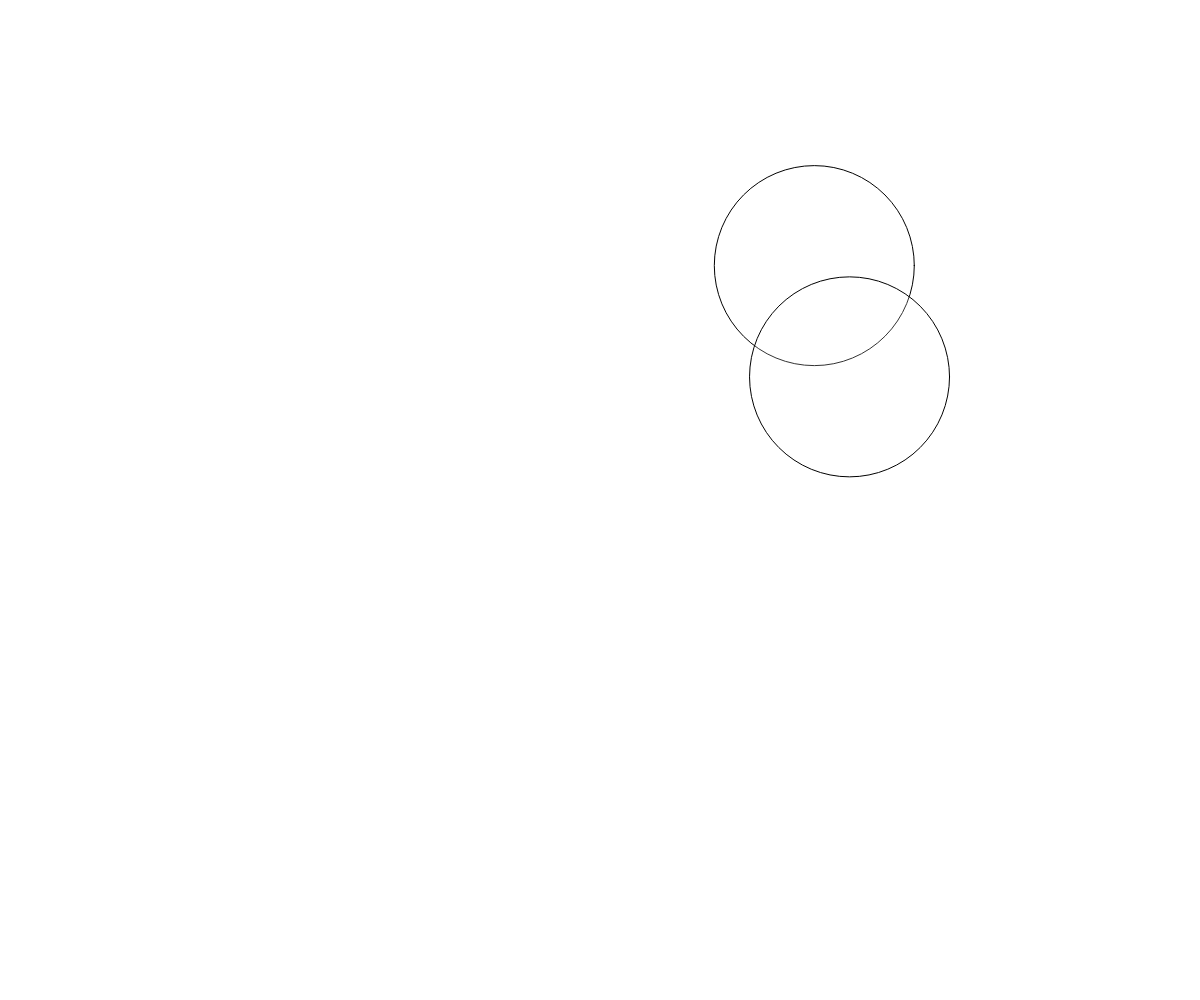
Frame 1 (no input)
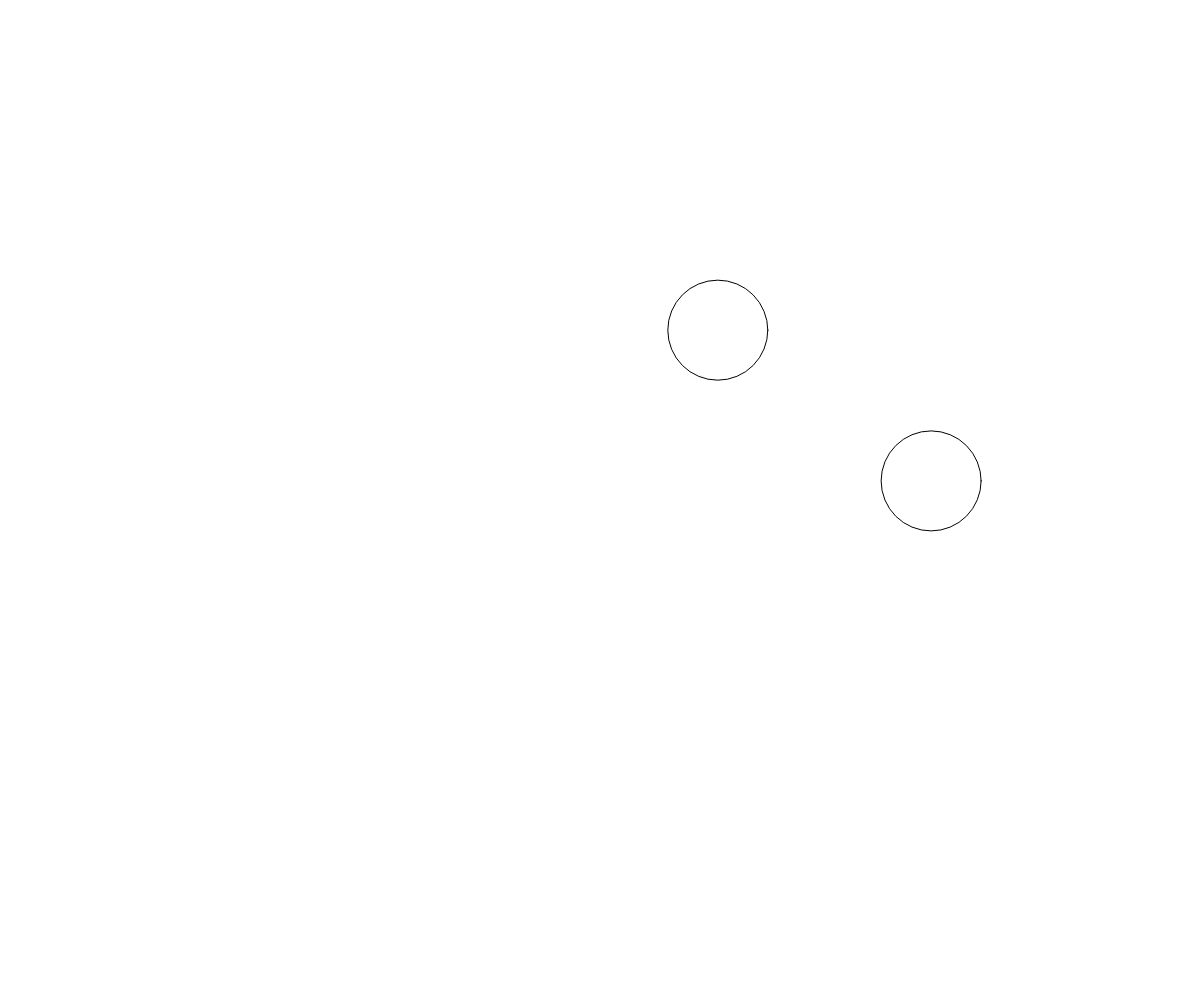
Frame 60 (no input)
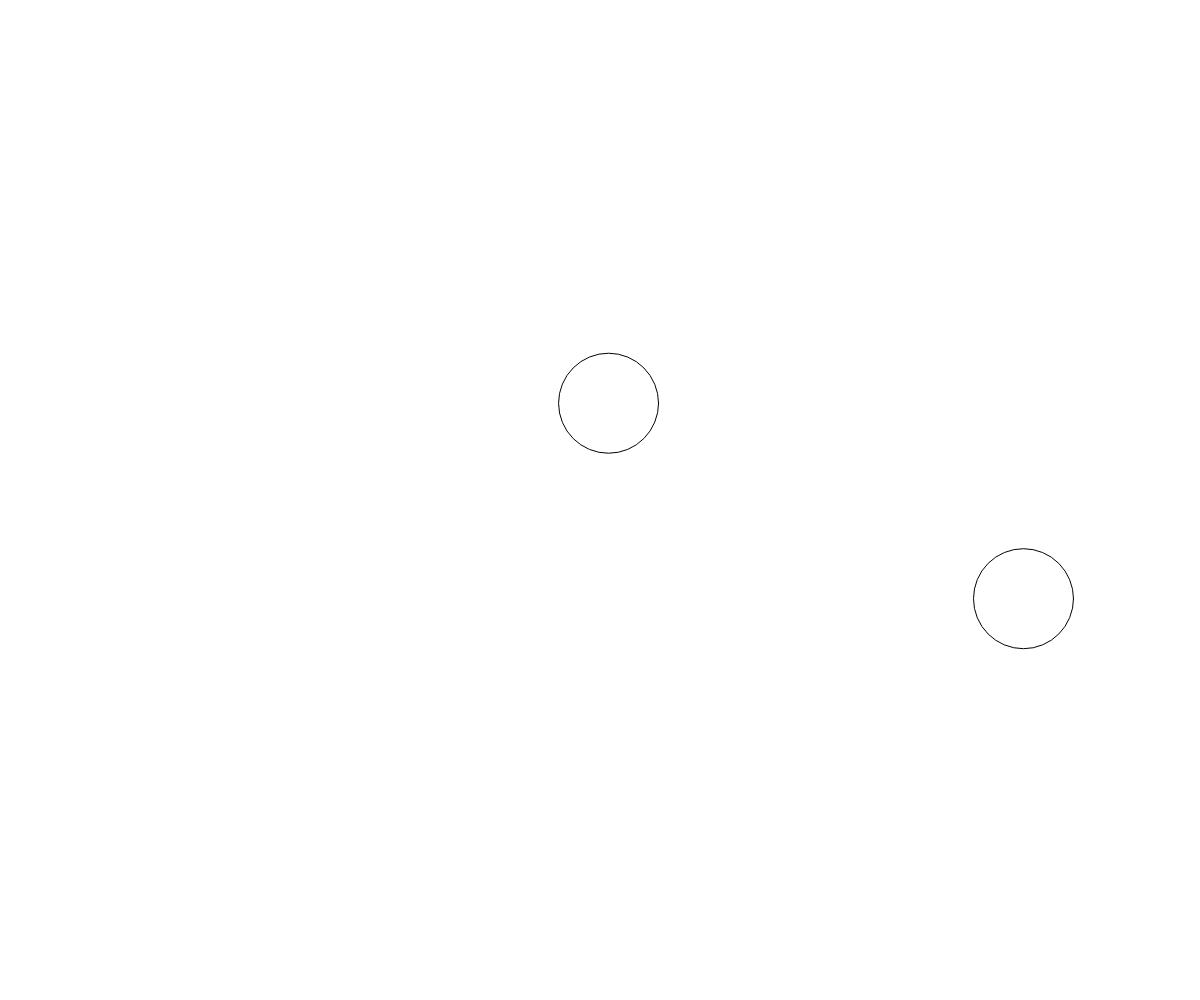
Frame 120 (the mouse pressed at the canvas centre since frame 60)

The p5.js sketch that drew these frames (run headless with seeded random() and noise() and a simulated clock; from frame 60 on, the mouse is pressed at the canvas centre):

// p5.js sketch
// ── sketch.js
let xPos, yPos;
let xDir, yDir;
let sz = 200;
let c1, c2;
let distance;

function setup() {
  createCanvas(windowWidth, windowHeight);

  xPos1 = random(sz / 2, width - sz / 2);
  yPos1 = random(sz / 2, height - sz / 2);

  xPos2 = random(sz / 2, width - sz / 2);
  yPos2 = random(sz / 2, height - sz / 2);

  xDir1 = random(3, -3);
  yDir1 = random(3, -3);

  xDir2 = random(3, -3);
  yDir2 = random(3, -3);
}

function draw() {
  background(255);
  c1 = drawCir1();
  c2 = drawCir2();

  if (xPos1 >= width - sz / 2 || xPos1 <= sz / 2) {
    xDir1 = xDir1 * -1;
  }
  if (yPos1 >= height - sz / 2 || yPos1 <= sz / 2) {
    yDir1 = yDir1 * -1;
  }

  if (xPos2 >= width - sz / 2 || xPos2 <= sz / 2) {
    xDir2 = xDir2 * -1;
  }
  if (yPos2 >= height - sz / 2 || yPos2 <= sz / 2) {
    yDir2 = yDir2 * -1;
  }

  distance = dist(xPos1, yPos1, xPos2, yPos2);
  if (distance < sz) {
    xDir1 = xDir1 * -1;
    yDir1 = yDir1 * -1;
    xDir2 = xDir2 * -1;
    yDir2 = yDir2 * -1;
    sz = sz - 20;
  }
}

function drawCir1() {
  circle(xPos1, yPos1, sz);
  fill(255, 50);
  xPos1 = xPos1 + xDir1;
  yPos1 = yPos1 + yDir1;
}

function drawCir2() {
  circle(xPos2, yPos2, sz);
  fill(255, 20);
  xPos2 = xPos2 + xDir2;
  yPos2 = yPos2 + yDir2;
}
